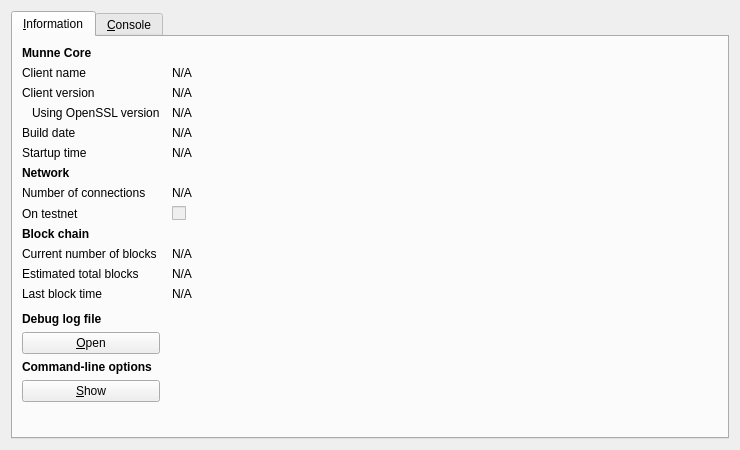
<?xml version="1.0" encoding="UTF-8"?>
<ui version="4.0">
 <class>RPCConsole</class>
 <widget class="QDialog" name="RPCConsole">
  <property name="geometry">
   <rect>
    <x>0</x>
    <y>0</y>
    <width>740</width>
    <height>450</height>
   </rect>
  </property>
  <property name="windowTitle">
   <string>Munne - Debug window</string>
  </property>
  <layout class="QVBoxLayout" name="verticalLayout_2">
   <item>
    <widget class="QTabWidget" name="tabWidget">
     <property name="currentIndex">
      <number>0</number>
     </property>
     <widget class="QWidget" name="tab_info">
      <attribute name="title">
       <string>&amp;Information</string>
      </attribute>
      <layout class="QGridLayout" name="gridLayout" columnstretch="0,1">
       <property name="horizontalSpacing">
        <number>12</number>
       </property>
       <item row="0" column="0">
        <widget class="QLabel" name="label_9">
         <property name="font">
          <font>
           <weight>75</weight>
           <bold>true</bold>
          </font>
         </property>
         <property name="text">
          <string>Munne Core</string>
         </property>
        </widget>
       </item>
       <item row="1" column="0">
        <widget class="QLabel" name="label_5">
         <property name="text">
          <string>Client name</string>
         </property>
        </widget>
       </item>
       <item row="1" column="1">
        <widget class="QLabel" name="clientName">
         <property name="cursor">
          <cursorShape>IBeamCursor</cursorShape>
         </property>
         <property name="text">
          <string>N/A</string>
         </property>
         <property name="textFormat">
          <enum>Qt::PlainText</enum>
         </property>
         <property name="textInteractionFlags">
          <set>Qt::LinksAccessibleByMouse|Qt::TextSelectableByKeyboard|Qt::TextSelectableByMouse</set>
         </property>
        </widget>
       </item>
       <item row="2" column="0">
        <widget class="QLabel" name="label_6">
         <property name="text">
          <string>Client version</string>
         </property>
        </widget>
       </item>
       <item row="2" column="1">
        <widget class="QLabel" name="clientVersion">
         <property name="cursor">
          <cursorShape>IBeamCursor</cursorShape>
         </property>
         <property name="text">
          <string>N/A</string>
         </property>
         <property name="textFormat">
          <enum>Qt::PlainText</enum>
         </property>
         <property name="textInteractionFlags">
          <set>Qt::LinksAccessibleByMouse|Qt::TextSelectableByKeyboard|Qt::TextSelectableByMouse</set>
         </property>
        </widget>
       </item>
       <item row="3" column="0">
        <widget class="QLabel" name="label_14">
         <property name="text">
          <string>Using OpenSSL version</string>
         </property>
         <property name="indent">
          <number>10</number>
         </property>
        </widget>
       </item>
       <item row="3" column="1">
        <widget class="QLabel" name="openSSLVersion">
         <property name="cursor">
          <cursorShape>IBeamCursor</cursorShape>
         </property>
         <property name="text">
          <string>N/A</string>
         </property>
         <property name="textFormat">
          <enum>Qt::PlainText</enum>
         </property>
         <property name="textInteractionFlags">
          <set>Qt::LinksAccessibleByMouse|Qt::TextSelectableByKeyboard|Qt::TextSelectableByMouse</set>
         </property>
        </widget>
       </item>
       <item row="4" column="0">
        <widget class="QLabel" name="label_12">
         <property name="text">
          <string>Build date</string>
         </property>
        </widget>
       </item>
       <item row="4" column="1">
        <widget class="QLabel" name="buildDate">
         <property name="cursor">
          <cursorShape>IBeamCursor</cursorShape>
         </property>
         <property name="text">
          <string>N/A</string>
         </property>
         <property name="textFormat">
          <enum>Qt::PlainText</enum>
         </property>
         <property name="textInteractionFlags">
          <set>Qt::LinksAccessibleByMouse|Qt::TextSelectableByKeyboard|Qt::TextSelectableByMouse</set>
         </property>
        </widget>
       </item>
       <item row="5" column="0">
        <widget class="QLabel" name="label_13">
         <property name="text">
          <string>Startup time</string>
         </property>
        </widget>
       </item>
       <item row="5" column="1">
        <widget class="QLabel" name="startupTime">
         <property name="cursor">
          <cursorShape>IBeamCursor</cursorShape>
         </property>
         <property name="text">
          <string>N/A</string>
         </property>
         <property name="textFormat">
          <enum>Qt::PlainText</enum>
         </property>
         <property name="textInteractionFlags">
          <set>Qt::LinksAccessibleByMouse|Qt::TextSelectableByKeyboard|Qt::TextSelectableByMouse</set>
         </property>
        </widget>
       </item>
       <item row="6" column="0">
        <widget class="QLabel" name="label_11">
         <property name="font">
          <font>
           <weight>75</weight>
           <bold>true</bold>
          </font>
         </property>
         <property name="text">
          <string>Network</string>
         </property>
        </widget>
       </item>
       <item row="7" column="0">
        <widget class="QLabel" name="label_7">
         <property name="text">
          <string>Number of connections</string>
         </property>
        </widget>
       </item>
       <item row="7" column="1">
        <widget class="QLabel" name="numberOfConnections">
         <property name="cursor">
          <cursorShape>IBeamCursor</cursorShape>
         </property>
         <property name="text">
          <string>N/A</string>
         </property>
         <property name="textFormat">
          <enum>Qt::PlainText</enum>
         </property>
         <property name="textInteractionFlags">
          <set>Qt::LinksAccessibleByMouse|Qt::TextSelectableByKeyboard|Qt::TextSelectableByMouse</set>
         </property>
        </widget>
       </item>
       <item row="8" column="0">
        <widget class="QLabel" name="label_8">
         <property name="text">
          <string>On testnet</string>
         </property>
        </widget>
       </item>
       <item row="8" column="1">
        <widget class="QCheckBox" name="isTestNet">
         <property name="enabled">
          <bool>false</bool>
         </property>
         <property name="text">
          <string/>
         </property>
        </widget>
       </item>
       <item row="9" column="0">
        <widget class="QLabel" name="label_10">
         <property name="font">
          <font>
           <weight>75</weight>
           <bold>true</bold>
          </font>
         </property>
         <property name="text">
          <string>Block chain</string>
         </property>
        </widget>
       </item>
       <item row="10" column="0">
        <widget class="QLabel" name="label_3">
         <property name="text">
          <string>Current number of blocks</string>
         </property>
        </widget>
       </item>
       <item row="10" column="1">
        <widget class="QLabel" name="numberOfBlocks">
         <property name="cursor">
          <cursorShape>IBeamCursor</cursorShape>
         </property>
         <property name="text">
          <string>N/A</string>
         </property>
         <property name="textFormat">
          <enum>Qt::PlainText</enum>
         </property>
         <property name="textInteractionFlags">
          <set>Qt::LinksAccessibleByMouse|Qt::TextSelectableByKeyboard|Qt::TextSelectableByMouse</set>
         </property>
        </widget>
       </item>
       <item row="11" column="0">
        <widget class="QLabel" name="label_4">
         <property name="text">
          <string>Estimated total blocks</string>
         </property>
        </widget>
       </item>
       <item row="11" column="1">
        <widget class="QLabel" name="totalBlocks">
         <property name="cursor">
          <cursorShape>IBeamCursor</cursorShape>
         </property>
         <property name="text">
          <string>N/A</string>
         </property>
         <property name="textFormat">
          <enum>Qt::PlainText</enum>
         </property>
         <property name="textInteractionFlags">
          <set>Qt::LinksAccessibleByMouse|Qt::TextSelectableByKeyboard|Qt::TextSelectableByMouse</set>
         </property>
        </widget>
       </item>
       <item row="12" column="0">
        <widget class="QLabel" name="label_2">
         <property name="text">
          <string>Last block time</string>
         </property>
        </widget>
       </item>
       <item row="12" column="1">
        <widget class="QLabel" name="lastBlockTime">
         <property name="cursor">
          <cursorShape>IBeamCursor</cursorShape>
         </property>
         <property name="text">
          <string>N/A</string>
         </property>
         <property name="textFormat">
          <enum>Qt::PlainText</enum>
         </property>
         <property name="textInteractionFlags">
          <set>Qt::LinksAccessibleByMouse|Qt::TextSelectableByKeyboard|Qt::TextSelectableByMouse</set>
         </property>
        </widget>
       </item>
       <item row="13" column="0">
        <spacer name="verticalSpacer_2">
         <property name="orientation">
          <enum>Qt::Vertical</enum>
         </property>
         <property name="sizeHint" stdset="0">
          <size>
           <width>20</width>
           <height>20</height>
          </size>
         </property>
        </spacer>
       </item>
       <item row="14" column="0">
        <widget class="QLabel" name="labelDebugLogfile">
         <property name="font">
          <font>
           <weight>75</weight>
           <bold>true</bold>
          </font>
         </property>
         <property name="text">
          <string>Debug log file</string>
         </property>
        </widget>
       </item>
       <item row="15" column="0">
        <widget class="QPushButton" name="openDebugLogfileButton">
         <property name="toolTip">
          <string>Open the Munne debug log file from the current data directory. This can take a few seconds for large log files.</string>
         </property>
         <property name="text">
          <string>&amp;Open</string>
         </property>
         <property name="autoDefault">
          <bool>false</bool>
         </property>
        </widget>
       </item>
       <item row="16" column="0">
        <widget class="QLabel" name="labelCLOptions">
         <property name="font">
          <font>
           <weight>75</weight>
           <bold>true</bold>
          </font>
         </property>
         <property name="text">
          <string>Command-line options</string>
         </property>
        </widget>
       </item>
       <item row="17" column="0">
        <widget class="QPushButton" name="showCLOptionsButton">
         <property name="toolTip">
          <string>Show the Munne-Qt help message to get a list with possible Munne command-line options.</string>
         </property>
         <property name="text">
          <string>&amp;Show</string>
         </property>
         <property name="autoDefault">
          <bool>false</bool>
         </property>
        </widget>
       </item>
       <item row="18" column="0">
        <spacer name="verticalSpacer">
         <property name="orientation">
          <enum>Qt::Vertical</enum>
         </property>
         <property name="sizeHint" stdset="0">
          <size>
           <width>20</width>
           <height>40</height>
          </size>
         </property>
        </spacer>
       </item>
      </layout>
     </widget>
     <widget class="QWidget" name="tab_console">
      <attribute name="title">
       <string>&amp;Console</string>
      </attribute>
      <layout class="QVBoxLayout" name="verticalLayout_3">
       <property name="spacing">
        <number>3</number>
       </property>
       <item>
        <widget class="QTextEdit" name="messagesWidget">
         <property name="minimumSize">
          <size>
           <width>0</width>
           <height>100</height>
          </size>
         </property>
         <property name="readOnly">
          <bool>true</bool>
         </property>
         <property name="tabKeyNavigation" stdset="0">
          <bool>false</bool>
         </property>
         <property name="columnCount" stdset="0">
          <number>2</number>
         </property>
        </widget>
       </item>
       <item>
        <layout class="QHBoxLayout" name="horizontalLayout">
         <property name="spacing">
          <number>3</number>
         </property>
         <item>
          <widget class="QLabel" name="label">
           <property name="text">
            <string notr="true">&gt;</string>
           </property>
          </widget>
         </item>
         <item>
          <widget class="QLineEdit" name="lineEdit"/>
         </item>
         <item>
          <widget class="QPushButton" name="clearButton">
           <property name="maximumSize">
            <size>
             <width>24</width>
             <height>24</height>
            </size>
           </property>
           <property name="toolTip">
            <string>Clear console</string>
           </property>
           <property name="text">
            <string/>
           </property>
           <property name="icon">
            <iconset resource="../bitcoin.qrc">
             <normaloff>:/icons/remove</normaloff>:/icons/remove</iconset>
           </property>
           <property name="shortcut">
            <string notr="true">Ctrl+L</string>
           </property>
           <property name="autoDefault">
            <bool>false</bool>
           </property>
          </widget>
         </item>
        </layout>
       </item>
      </layout>
     </widget>
    </widget>
   </item>
  </layout>
 </widget>
 <resources>
  <include location="../bitcoin.qrc"/>
 </resources>
 <connections/>
</ui>
